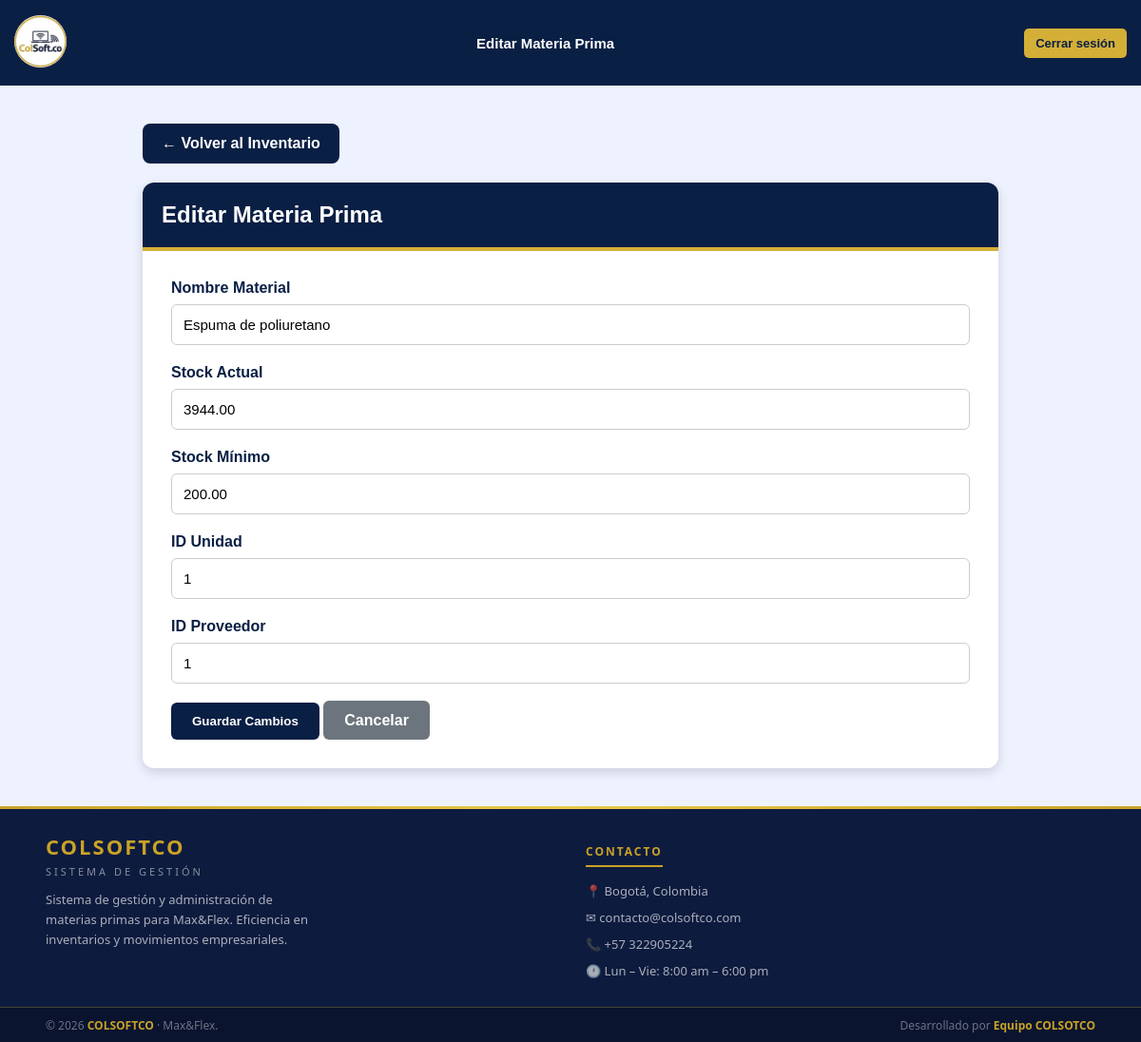
The page /view/control_de_stock/inventario/editar_inventario.php?id=1 on the database as committed earlier.
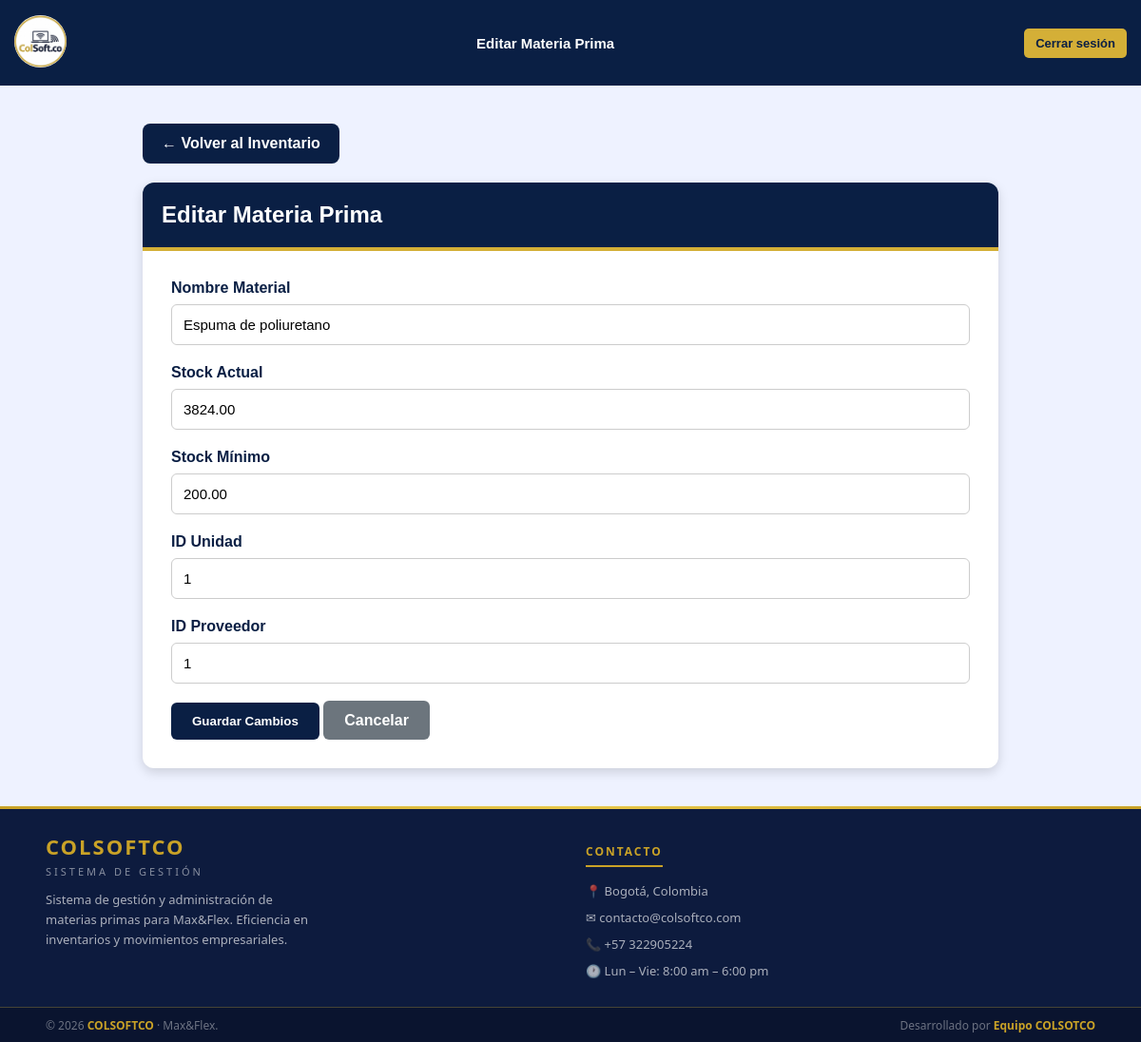
The same page on the database as committed later.
### tables this page shows
CREATE TABLE `materias_primas` (
  `id_material` int(11) NOT NULL,
  `nombre_material` varchar(100) NOT NULL,
  `stock_actual` decimal(12,2) DEFAULT 0.00,
  `stock_minimo` decimal(12,2) NOT NULL,
  `id_unidad` int(11) DEFAULT NULL,
  `id_proveedor` int(11) DEFAULT NULL,
  `notificar_email` tinyint(1) NOT NULL DEFAULT 0,
  `correo_notificacion` varchar(150) DEFAULT NULL,
  `alerta_enviada` tinyint(1) NOT NULL DEFAULT 0,
  `estado` enum('activo','inactivo') NOT NULL DEFAULT 'activo'
);

### view/control_de_stock/inventario/editar_inventario.php (the view, shortened to what this page needs)
<?php
$db = new Conexion();
$conn = $db->getConnection();
$id = filter_input(INPUT_GET, 'id', FILTER_VALIDATE_INT);
$sql = "SELECT * FROM materias_primas WHERE id_material = :id";
$stmt = $conn->prepare($sql);
$stmt->execute([':id' => $id]);
$material = $stmt->fetch(PDO::FETCH_ASSOC);
?>
<!DOCTYPE html>
<html lang="es">
<head>
    <link rel="stylesheet" href="lista_inventario.css">
</head>
<body>
    <header class="header">
        <div class="logo">
            <a href="../../app/ir_panel.php">
                <img src="../../../public/imagenes/logo.png" alt="logo">
            </a>
        </div>
        <div class="header-title">
            <h1>Editar Materia Prima</h1>
        </div>
        <button id="btnLogout" class="btn-logout" onclick="cerrarSesion()">
            Cerrar sesión
        </button>
    </header>
    <div class="contenedor">
        <a href="lista_inventario.php" class="volver">
            ← Volver al Inventario
        </a>
        <div class="card">
            <div class="card-header">
                Editar Materia Prima
            </div>
            <div class="card-body">
                <form method="POST">
                    <div class="form-group">
                        <label>Nombre Material</label>
                        <input type="text" name="nombre_material" class="form-control"
                            value="<?= htmlspecialchars($material['nombre_material']) ?>" required>
                    </div>
                    <div class="form-group">
                        <label>Stock Actual</label>
                        <input type="number" step="0.01" name="stock_actual" class="form-control"
                            value="<?= $material['stock_actual'] ?>" required>
                    </div>
                    <div class="form-group">
                        <label>Stock Mínimo</label>
                        <input type="number" step="0.01" name="stock_minimo" class="form-control"
                            value="<?= $material['stock_minimo'] ?>" required>
                    </div>
                    <div class="form-group">
                        <label>ID Unidad</label>
                        <input type="number" name="id_unidad" class="form-control"
                            value="<?= $material['id_unidad'] ?>" required>
                    </div>
                    <div class="form-group">
                        <label>ID Proveedor</label>
                        <input type="number" name="id_proveedor" class="form-control"
                            value="<?= $material['id_proveedor'] ?>" required>
                    </div>
                    <button type="submit" class="btn btn-primary">
                        Guardar Cambios
                    </button>
                    <a href="lista_inventario.php" class="btn btn-secondary">
                        Cancelar
                    </a>
                </form>
            </div>
        </div>
    </div>
    <footer>
        <div class="footer-divider"></div>
        <div class="footer-top">
            <div>
                <p class="footer-brand-name">COLSOFTCO</p>
                <p class="footer-brand-sub">Sistema de Gestión</p>
                <p class="footer-brand-desc">Sistema de gestión y administración de materias primas para Max&Flex. Eficiencia en inventarios y movimientos empresariales.</p>
            </div>
            <div>
                <p class="footer-col-title">Contacto</p>
                <div class="footer-contact-item">📍 Bogotá, Colombia</div>
                <div class="footer-contact-item">✉ contacto@colsoftco.com</div>
                <div class="footer-contact-item">📞 +57 322905224</div>
                <div class="footer-contact-item">🕐 Lun – Vie: 8:00 am – 6:00 pm</div>
            </div>
        </div>
        <div class="footer-bottom">
            <span>© 2026 <strong>COLSOFTCO</strong> · Max&Flex.  </span>
            <span>Desarrollado por <strong>  Equipo COLSOTCO</strong></span>
        </div>
    </footer>
</body>
</html>

Rows that differ between the two databases and show on the page:
changed materias_primas "Espuma de poliuretano": stock_actual "3944.00" → "3824.00"
